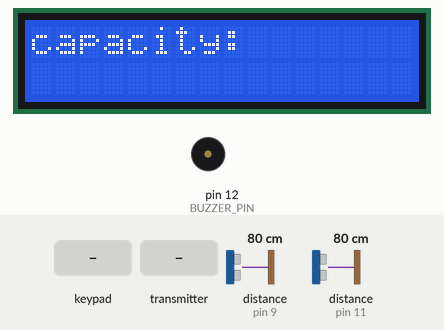
Simulated run of this sketch. Board: Arduino Uno, built with avr-gcc and run on an emulated ATmega328P. Parts: 16×2 character LCD, buzzer (waves = sounding, pin HIGH). The test bench sets the inputs (shaded band); at power-on: distance to the obstacle (sensors on pin 9, pin 11) 80 cm. The echo pulse lasts 58.3 µs per cm; EEPROM starts erased; no radio packets arrive unless stated.

Above: at 4.9 s.
5.0 s: keypad keys 7 6 5 4 * pressed 0.4 s apart
At 7.1 s:
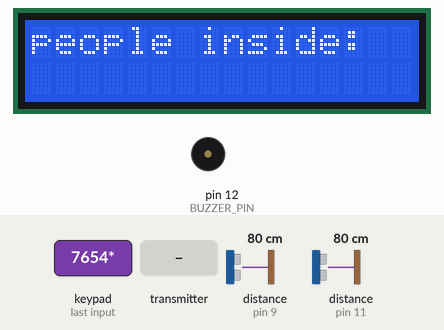
8.5 s: key '#' pressed
At 9.2 s:
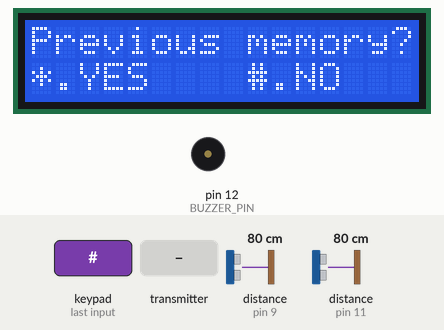
10.0 s: key '*' pressed
At 11.2 s:
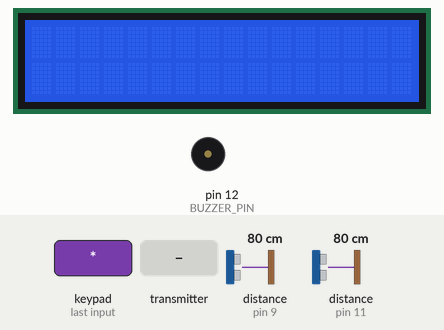
11.5 s: the transmitter starts sending buf.1 = 0
At 12.6 s:
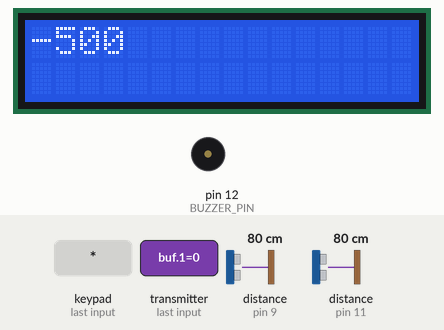
Timing chart, 0 to 14.0 s (numbered marks = the images above; inputs shaded):
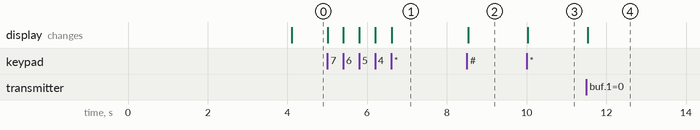

The sketch:

Final_receiver.ino
```cpp
#include <EEPROM.h>
#include <NewPing.h>
#include <Wire.h>
#include <LiquidCrystal_I2C.h>
#include <Keypad.h>
#include <RH_ASK.h> // Include RadioHead Amplitude Shift Keying Library
#include <SPI.h> // Include dependant SPI Library

#define TRIG_PIN_IN 8
#define ECHO_PIN_IN 9
#define TRIG_PIN_OUT 10
#define ECHO_PIN_OUT 11
#define BUZZER_PIN 12

NewPing sensorIn(TRIG_PIN_IN, ECHO_PIN_IN);
NewPing sensorOut(TRIG_PIN_OUT, ECHO_PIN_OUT);
RH_ASK rf_driver(2000, 3);
const byte ROWS = 4;
const byte COLS = 3;

byte rowPins[ROWS] = {7, 6, 5, 4};
byte colPins[COLS] = {0, 2, 1};

char hexaKeys[ROWS][COLS] = {
  {'1', '2', '3'},
  {'4', '5', '6'},
  {'7', '8', '9'},
  {'*', '0', '#'}
};

Keypad customKeypad = Keypad(makeKeymap(hexaKeys), rowPins, colPins, ROWS, COLS);

LiquidCrystal_I2C lcd(0x27, 16, 2);

int TotalPeopleCount = 0;
int PreviousTotalPeopleCount = 0;
int peopleCountData;
int ExspeopleCountData;
int peopleCount = 0;
int distanceIn = 0;
int distanceOut = 0;
int DoorDistance = 0;
int i, k = 0;
int a, b= 0;
int other = 0;
int oth = 0;

char Data[16];
char DataExt[16];
char Distance[16];
byte data_count = 0;
byte DataExt_count = 0;
byte Distance_count = 0;
char customKey;

void setup() {
  pinMode(BUZZER_PIN, OUTPUT);
  rf_driver.init();
  lcd.init();
  lcd.clear();
  lcd.backlight();
  lcd.setCursor(3, 0); // Set cursor to character 2 on line 0
  lcd.print("Teletronic");
  lcd.setCursor(5, 1);
  lcd.print("Squad");
  delay(4000);
  lcd.clear();
  while ((a<10) || (b<10))
  {
    a = sensorIn.ping_cm();
    b = sensorOut.ping_cm();
    if (a<10)
    {
      lcd.setCursor(0, 0);
      lcd.print("SensorIn X");
      delay(100);
      lcd.clear();
    }
    else if (b<10)
    {
      lcd.setCursor(0, 1);
      lcd.print("SensorOut X");
      delay(100);
      lcd.clear();
    }

  }

  lcd.clear();
  lcd.setCursor(0, 0);
  lcd.print("capacity:");
  lcd.setCursor(0, 1);


  while (true && customKey!='*' )
  {
    customKey = customKeypad.getKey();
    if (customKey && customKey!= '*' && customKey!='#')
    {
      // Enter keypress into array and increment counter
      DataExt[DataExt_count] = customKey;
      lcd.setCursor(DataExt_count, 1);
      lcd.print(customKey);
      DataExt_count++;
    }
    else if (customKey=='#')
    {
      DataExt_count--;
      DataExt[DataExt_count] =' ';
      lcd.setCursor(DataExt_count, 1);
      lcd.print(' ');

    }

  }
  lcd.clear();
  peopleCountData  = atoi(DataExt);
  lcd.setCursor(0, 0);
  lcd.print("people inside:");
  lcd.setCursor(0, 1);
  while (true && customKey!='#' )
  {
    customKey = customKeypad.getKey();
    if (customKey && customKey!= '#' && customKey!='*')
    {
      // Enter keypress into array and increment counter
      Data[data_count] = customKey;
      lcd.setCursor(data_count, 1);
      lcd.print(customKey);
      data_count++;
    }
    else if (customKey=='*')
    {
      data_count--;
      Data[data_count] = ' ';
      lcd.setCursor(data_count, 1);
      lcd.print(' ');

    }
  }
  lcd.clear();
  ExspeopleCountData = atoi(Data);
  lcd.clear();
  lcd.setCursor(0, 0);
  lcd.print("Previous memory?");
  lcd.setCursor(0, 1);
  lcd.print("*.YES    #.NO");
  while (true)
  {
    customKey = customKeypad.getKey();
    if (customKey == '*')
    {
      if (EEPROM.read(0) == 255)
      {
        ExspeopleCountData = 0;
      }
      else
      {
        EEPROM.get(0, ExspeopleCountData);
      }
    lcd.clear();
    break;
    }
    else if (customKey == '#')
    {
    lcd.clear();
    break;
    }
  }
}

void loop()
{
  uint8_t buf[6];
  uint8_t buflen = sizeof(buf);
  if (rf_driver.recv(buf, &buflen))
  {
  // Message received with valid che-cksum
  String string = (char*)buf;

  oth = string.toInt();
  other = oth - 500;
  }
  int distanceIn = sensorIn.ping_cm();
  int distanceOut = sensorOut.ping_cm();
  if ((distanceIn < 20) && (distanceIn > 0))
  {
    while (true)
    {
      int distanceOut = sensorOut.ping_cm();

      if ((distanceOut < 20) && (distanceOut > 0))
      {
        peopleCount++;
        delay(1000);
        break;

      }
    }
  }

  if ((distanceOut < 20) && (distanceOut > 0))
  {
    while (true)
    {
      int distanceIn = sensorIn.ping_cm();
      if ((distanceIn < 20) && (distanceIn > 0))
      {
        peopleCount--;
        delay(1000);
        break;
      }
    }
  }
  TotalPeopleCount = peopleCount + ExspeopleCountData + other;
  if (PreviousTotalPeopleCount != TotalPeopleCount)
  {
    lcd.clear();
    lcd.setCursor(0, 0);
    lcd.print(TotalPeopleCount);
  }

  PreviousTotalPeopleCount = TotalPeopleCount;

  if (ExspeopleCountData + peopleCount + other >= peopleCountData )
  {
    lcd.clear();
    lcd.print("maximum capacity");
    digitalWrite(BUZZER_PIN, HIGH);
    delay(100);
    digitalWrite(BUZZER_PIN, LOW);
    delay(20);
  }
  EEPROM.put(0,peopleCount + ExspeopleCountData + other);
}
```

Measured:
- after the input at 5.0 s, the display: first changes at once (image 1 shows a later state)
- after the input at 8.5 s, the display: changes at once (image 2)
- after the input at 10.0 s, the display: changes at once (image 3)
- after the input at 11.5 s, the display: changes at once (image 4)
